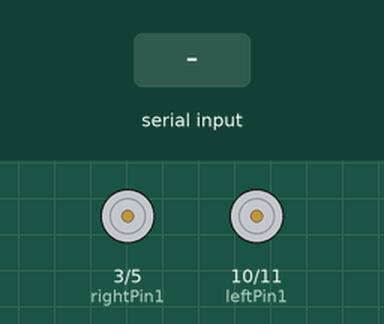
Bench run of a sketch on a simulated Arduino Nano, built with avr-gcc and run on an emulated ATmega328P. Parts: motor-driver pin pairs drawn as motors (green arrow = first pin HIGH = forward, orange = second pin HIGH = backward, longer = more drive). Inputs (shaded band) come from the test bench.

Above: at 1.2 s.
1.3 s: "m 1\n" received over Serial
At 2.3 s:
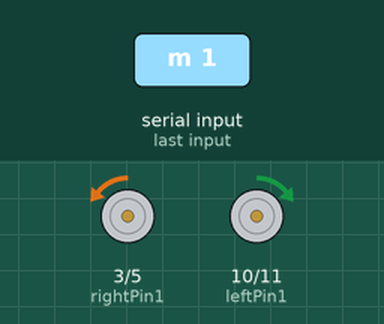
2.8 s: "m 150\n" received over Serial
At 3.5 s:
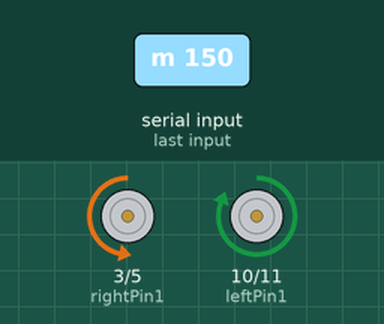
Timing chart, 0 to 5.8 s (numbered marks = the images above; inputs shaded):
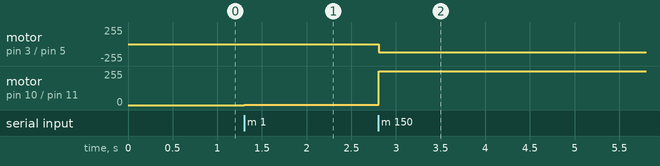

Measured:
- after the input at 1.3 s, motor on pin 3 (rightPin1) / pin 5 (rightPin2): stopped → backward 2/255 at once; motor on pin 10 (leftPin1) / pin 11 (leftPin2): stopped → forward 2/255 at once
- after the input at 2.8 s, motor on pin 3 (rightPin1) / pin 5 (rightPin2): backward 2/255 → backward 126/255 at once; motor on pin 10 (leftPin1) / pin 11 (leftPin2): forward 2/255 → forward 255/255 at once

The sketch:

petcar3.2.ino
```cpp
#define rightPin1 3
#define rightPin2 5

#define leftPin1 10
#define leftPin2 11

#define batteryPin A7

#define rx 0
#define tx 1

#define MAXSTRINGLENGTH 32

int leftPower = 0;
int rightPower = 0;

void parseCommand(char commandString[MAXSTRINGLENGTH]) {
  char *token;

  token = strtok(commandString, " ");
  //Serial.print("Token: ");
  //Serial.println(token);
  if(strcmp(token,"m") == 0) {
    //Serial.println("Motor call triggered");
    token = strtok(NULL, " "); // Get x value as cstring
    int xValue = atoi(token);

    token = strtok(NULL, " "); // Get y value as cstring
    int yValue = atoi(token);

    //Serial.print("Motor call, X: ");
    //Serial.print(xValue);
    //Serial.print(" Y: ");
    //Serial.println(yValue);

    convertToPower(xValue,yValue);

    //Serial.print("Motor powers: ");
    //Serial.print(leftPower);
    //Serial.print(", ");
    //Serial.println(rightPower);

    driveMotors(leftPower,rightPower);
  }
  else if(strcmp(token,"b") == 0) {
    // Query battery voltage
    float batVoltage = getBatteryVoltage();
    char sendStr[MAXSTRINGLENGTH] = "b ";
    char voltageStrBuffer[MAXSTRINGLENGTH-3];
    dtostrf(batVoltage, 0, 3, voltageStrBuffer);
    strcat(sendStr,voltageStrBuffer);
    Serial.println(sendStr);
  }

  /*while(token != NULL) {
    Serial.print("Token: ");
    Serial.println(token);
    token = strtok(NULL, " ");
  }*/
}

float getBatteryVoltage() {
  int analogValue = analogRead(batteryPin);

  #define inMin 0.0
  #define inMax 1023.0
  #define outMin 0.0
  #define outMax 5.0

  float rawVoltage = (analogValue-inMin) * (outMax-outMin) / (inMax-inMin) + outMin;
  return rawVoltage * 2;
}

void convertToPower(int x, int y) {
    leftPower = 255 * (y / 100.0);
    rightPower = 255 * (y / 100.0);

    if(y == 0) {
      leftPower = 255 * (x/100.0);
      rightPower = 255 * (-x/100.0);
    } else {
      if(x > 0) { // Leaning right
        rightPower *= (1 - (x / 100.0));
      }
      else if(x < 0) { // Leaning left
        leftPower *= (1 - (-x / 100.0));
      }
    }
}

void driveMotors(int leftMotor, int rightMotor) {
  if(leftMotor < 0) {
    // Write left pin 1 to ground and left pin 2 to pwm
    digitalWrite(leftPin1, LOW);
    analogWrite(leftPin2, -leftMotor);
  } else if(leftMotor > 0) {
    // Write left pin 1 to pwm and left pin 2 to ground
    analogWrite(leftPin1, leftMotor);
    digitalWrite(leftPin2, LOW);
  } else {
    digitalWrite(leftPin2, LOW);
    digitalWrite(leftPin1, LOW);
  }

  if(rightMotor < 0) {
    // Write right pin 1 to ground and right pin 2 to pwm
    digitalWrite(rightPin1, LOW);
    analogWrite(rightPin2, -rightMotor);
  } else if(rightMotor > 0) {
    // Write right pin 1 to pwm and right pin 2 to ground
    analogWrite(rightPin1, rightMotor);
    digitalWrite(rightPin2, LOW);
  } else {
    digitalWrite(rightPin1, LOW);
    digitalWrite(rightPin2, LOW);
  }
}

void setup() {
  // put your setup code here, to run once:
  Serial.begin(9600);

  // Motor Pins
  pinMode(rightPin1, OUTPUT);
  pinMode(rightPin2, OUTPUT);
  pinMode(leftPin1, OUTPUT);
  pinMode(leftPin2, OUTPUT);

  // UART Pins
  pinMode(rx, INPUT);
  pinMode(tx, OUTPUT);
}

char incomingData[MAXSTRINGLENGTH];
int dataIndex = 0;
bool stringHandled = true;

void loop() {
  // put your main code here, to run repeatedly:

  while(Serial.available() > 0 && dataIndex < MAXSTRINGLENGTH-1) {
    char receivedChar = Serial.read(); // Read the incoming character

    // Check for the newline character, indicating end of data
    if (receivedChar == '\n') {
      incomingData[dataIndex] = '\0'; // Null-terminate the string
      //Serial.println(incomingData);    // Print the string
      dataIndex = 0;                   // Reset the index for the next string
      stringHandled = false;
    } else {
      // Add the character to the array and increment the index
      incomingData[dataIndex] = receivedChar;
      dataIndex++;
    }
  }

  if(!stringHandled) {
    //Serial.print("Recieved: ");
    //Serial.println(incomingData);    // Print the string

    parseCommand(incomingData);

    stringHandled = true;
  }
}
```
